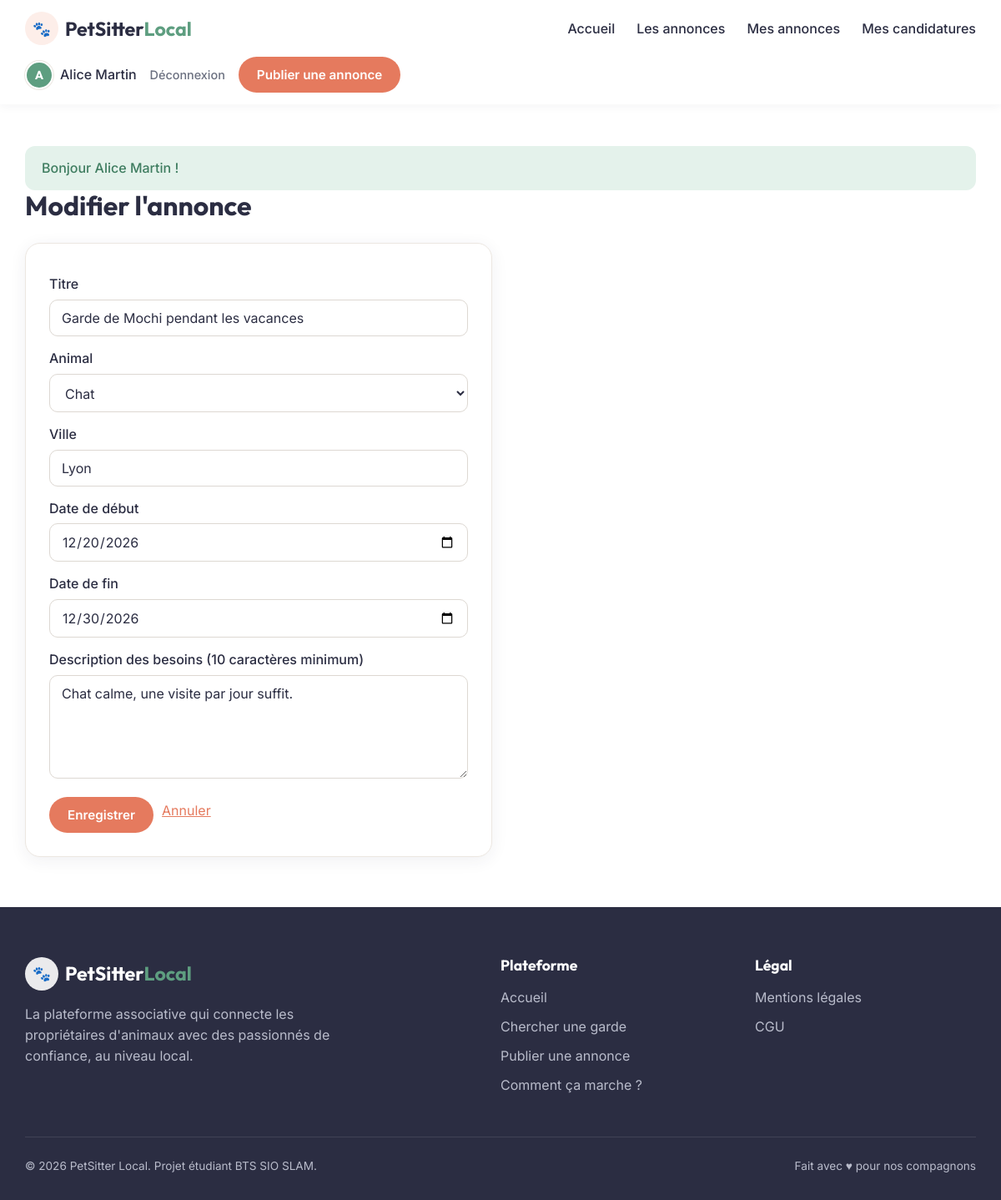
/index.php?action=modifier&id=1 (signed in), run on the app's committed database.
### tables this page shows
CREATE TABLE annonces (
  id INT AUTO_INCREMENT PRIMARY KEY,
  id_proprietaire INT NOT NULL,
  titre VARCHAR(120) NOT NULL,
  animal VARCHAR(40) NOT NULL,
  description TEXT NOT NULL,
  ville VARCHAR(80) NOT NULL,
  date_debut DATE NOT NULL,
  date_fin DATE NOT NULL,
  statut ENUM('ouverte','pourvue','terminee') NOT NULL DEFAULT 'ouverte',
  created_at DATETIME NOT NULL DEFAULT CURRENT_TIMESTAMP,
  FOREIGN KEY (id_proprietaire) REFERENCES utilisateurs(id) ON DELETE CASCADE
);

### app/controllers/AnnonceController.php (called while the page is built, shortened)
<?php
class AnnonceController
{
    public function modifier(): void
    {
        $annonce = $this->chargerAnnoncePourProprietaire();
        $data = [
            'titre'       => $annonce->titre,
            'animal'      => $annonce->animal,
            'description' => $annonce->description,
            'ville'       => $annonce->ville,
            'date_debut'  => $annonce->date_debut,
            'date_fin'    => $annonce->date_fin,
        ];
        $titre = 'Modifier l\'annonce';
        $actionUrl = 'index.php?action=modifier&id=' . $annonce->id;
        $bouton = 'Enregistrer';
        require ROOT . '/app/views/annonces/formulaire.php';
    }
    private function chargerAnnonce(): Annonce
    {
        $id = (int) ($_GET['id'] ?? 0);
        $annonce = Annonce::trouver($id);
        return $annonce;
    }
    private function chargerAnnoncePourProprietaire(bool $exigerModifiable = true): Annonce
    {
        $annonce = $this->chargerAnnonce();
        return $annonce;
    }
}

### public/index.php (called while the page is built, shortened)
<?php
require_once ROOT . '/config/database.php';
function e(?string $valeur): string
{
    return htmlspecialchars($valeur ?? '', ENT_QUOTES, 'UTF-8');
}
$action = $_GET['action'] ?? 'accueil';
match ($action) {
    'connexion'        => (new AuthController())->connexion(),
    'inscription'      => (new AuthController())->inscription(),
    'deconnexion'      => (new AuthController())->deconnexion(),
    'accueil'          => (new AnnonceController())->accueil(),
    'liste'            => (new AnnonceController())->liste(),
    'detail'           => (new AnnonceController())->detail(),
    'creer'            => (new AnnonceController())->creer(),
    'modifier'         => (new AnnonceController())->modifier(),
    'supprimer'        => (new AnnonceController())->supprimer(),
    'terminer'         => (new AnnonceController())->terminer(),
    'mes_annonces'     => (new AnnonceController())->mesAnnonces(),
    'postuler'         => (new CandidatureController())->postuler(),
    'retirer'          => (new CandidatureController())->retirer(),
    'mes_candidatures' => (new CandidatureController())->mesCandidatures(),
    'recues'           => (new CandidatureController())->recues(),
    'repondre'         => (new CandidatureController())->repondre(),
    'noter'            => (new AvisController())->noter(),
    'profil'           => (new AvisController())->profil(),
    'admin'                 => (new AdminController())->tableauDeBord(),
    'supprimer_avis'        => (new AdminController())->supprimerAvis(),
    'supprimer_utilisateur' => (new AdminController())->supprimerUtilisateur(),
    default            => (new AnnonceController())->accueil(),
};

### config/database.php (called while the page is built, shortened)
<?php
class Database
{
    private static ?PDO $instance = null;
    public static function get(): PDO
    {
        if (self::$instance === null) {
            self::$instance = new PDO(DB_DSN, DB_USER, DB_PASS, [
                PDO::ATTR_ERRMODE            => PDO::ERRMODE_EXCEPTION,
                PDO::ATTR_DEFAULT_FETCH_MODE => PDO::FETCH_ASSOC,
            ]);
        }
        return self::$instance;
    }
}

### app/models/Annonce.php (called while the page is built, shortened)
<?php
class Annonce
{
    public static function hydrate(array $row): self
    {
        return new self(
            (int) $row['id'],
            (int) $row['id_proprietaire'],
            $row['titre'],
            $row['animal'],
            $row['description'],
            $row['ville'],
            $row['date_debut'],
            $row['date_fin'],
            $row['statut'],
            $row['proprietaire'] ?? null,
            (int) ($row['nb_candidatures'] ?? 0)
        );
    }
    public static function trouver(int $id): ?self
    {
        $stmt = Database::get()->prepare(
            "SELECT a.*, u.nom AS proprietaire
             FROM annonces a
             JOIN utilisateurs u ON u.id = a.id_proprietaire
             WHERE a.id = :id"
        );
        $stmt->execute(['id' => $id]);
        $row = $stmt->fetch();
        return $row ? self::hydrate($row) : null;
    }
    public function estProprietaire(int $idUtilisateur): bool
    {
        return $this->id_proprietaire === $idUtilisateur;
    }
    public function estModifiable(): bool
    {
        return $this->statut === 'ouverte';
    }
}

### app/controllers/AuthController.php (called while the page is built, shortened)
<?php
class AuthController
{
    public static function utilisateurId(): int
    {
        return (int) ($_SESSION['user_id'] ?? 0);
    }
}

### app/views/annonces/formulaire.php (the view, shortened to what this page needs)
<?php require ROOT . '/app/views/layout/header.php'; ?>
<h2><?= e($titre) ?></h2>
<form method="post" action="<?= e($actionUrl) ?>" class="formulaire">
  <label>Titre</label>
  <input type="text" name="titre" value="<?= e($data['titre']) ?>" maxlength="120" required>
  <label>Animal</label>
  <select name="animal" required>
    <?php foreach (Annonce::ANIMAUX as $type): ?>
      <option value="<?= e($type) ?>" <?= $data['animal'] === $type ? 'selected' : '' ?>>
        <?= e($type) ?>
      </option>
    <?php endforeach; ?>
  </select>
  <label>Ville</label>
  <input type="text" name="ville" value="<?= e($data['ville']) ?>" required>
  <label>Date de début</label>
  <input type="date" name="date_debut" value="<?= e($data['date_debut']) ?>" required>
  <label>Date de fin</label>
  <input type="date" name="date_fin" value="<?= e($data['date_fin']) ?>" required>
  <label>Description des besoins (10 caractères minimum)</label>
  <textarea name="description" rows="5" required><?= e($data['description']) ?></textarea>
  <div class="actions">
    <button type="submit"><?= e($bouton) ?></button>
    <a href="index.php?action=mes_annonces">Annuler</a>
  </div>
</form>
<?php require ROOT . '/app/views/layout/footer.php'; ?>

### public/css/style.css (style rules this page uses)
:root { --corail: #e57a5e; --corail-fonce: #d0644a; --corail-clair: #fdeee9; --vert: #5e9e80; --vert-clair: #e4f2eb; --sombre: #2b2d42; --texte: #2b2d42; --gris: #6b7080; --gris-clair: #eef0f3; --bordure: #ece7e1; --creme: #faf6f1; --rouge: #e04848; --rouge-clair: #fde8e8; --orange: #c9772f; --orange-clair: #fdf0e1; --police-titre: "Outfit", "Segoe UI", system-ui, sans-serif; --police-texte: "Inter", "Segoe UI", system-ui, sans-serif; --arrondi: 18px; --ombre: 0 4px 20px rgba(43, 45, 66, 0.07); }
* { box-sizing: border-box; }
body { margin: 0; font-family: var(--police-texte); color: var(--texte); background: #fff; line-height: 1.55; }
h1, h2, h3, h4 { font-family: var(--police-titre); line-height: 1.15; margin-top: 0; }
a { color: var(--corail); }
.btn, button { display: inline-block; padding: 10px 20px; border: 2px solid transparent; border-radius: 999px; font: 600 0.95rem var(--police-texte); text-align: center; text-decoration: none; cursor: pointer; transition: background 0.2s, transform 0.1s; background: var(--corail); color: #fff; }
.actions { display: flex; flex-wrap: wrap; align-items: center; gap: 10px; margin-top: 6px; }
.formulaire .actions button { margin-top: 10px; }
.formulaire { display: flex; flex-direction: column; gap: 6px; max-width: 560px; background: #fff; padding: 28px; border-radius: var(--arrondi); box-shadow: var(--ombre); border: 1px solid var(--bordure); }
.formulaire label { font-weight: 500; margin-top: 8px; }
.formulaire button { margin-top: 16px; align-self: flex-start; }
input, select, textarea { padding: 11px 14px; border: 1px solid #ddd8d2; border-radius: 10px; font: 1rem var(--police-texte); color: var(--sombre); background: #fff; }
.contenu h2 { font-size: 2rem; }

### data on the page
annonces: titre "Garde de Mochi pendant les vacances", ville "Lyon", date_debut "12/20/2026", date_fin "12/30/2026", description "Chat calme, une visite par jour suffit."

### other printed values
Affichage::initiale($_SESSION['user_nom']) "A"
$_SESSION['user_nom'] "Alice Martin"
$_SESSION['flash'] "Bonjour Alice Martin !"
$titre "Modifier l'annonce"
$bouton "Enregistrer"
form field animal "Chat"
